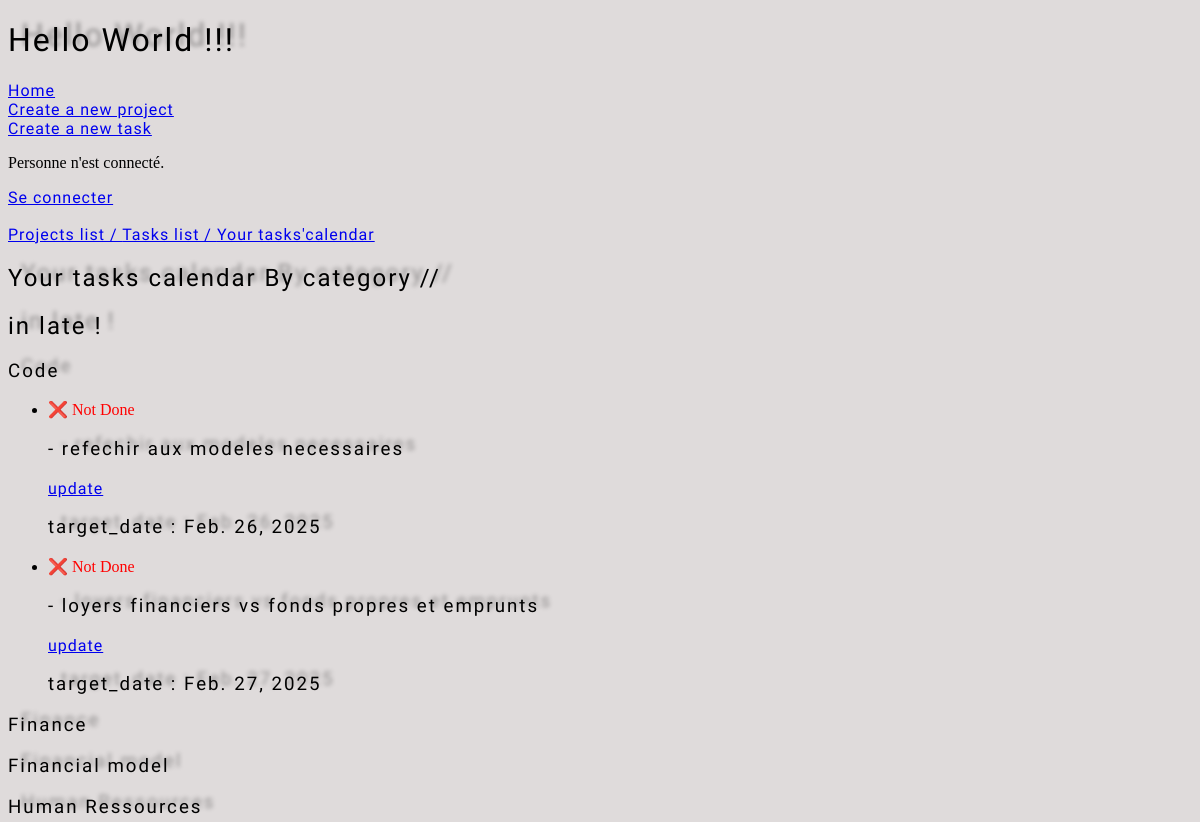
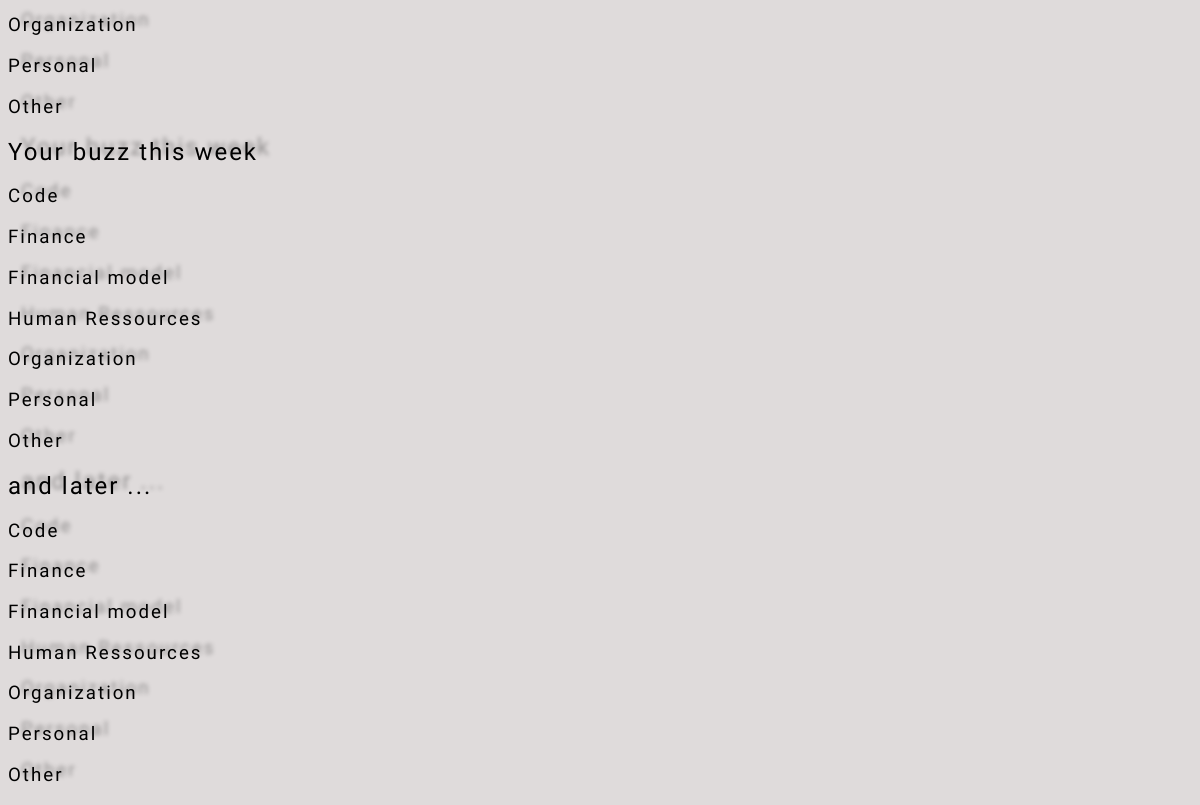
The page /todo/task_calendar_list/ on the database as committed earlier (2 pictures, top to bottom).
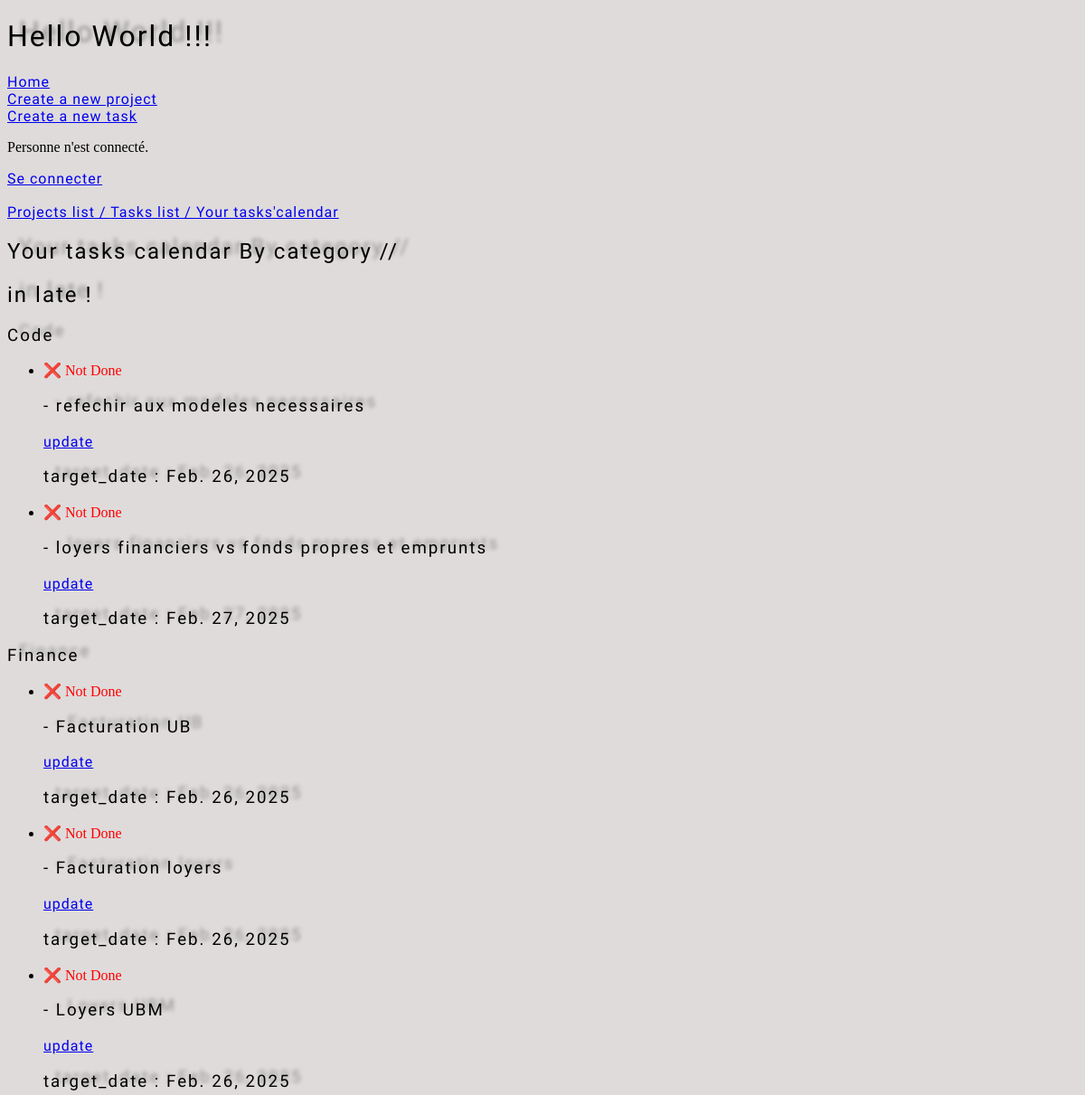
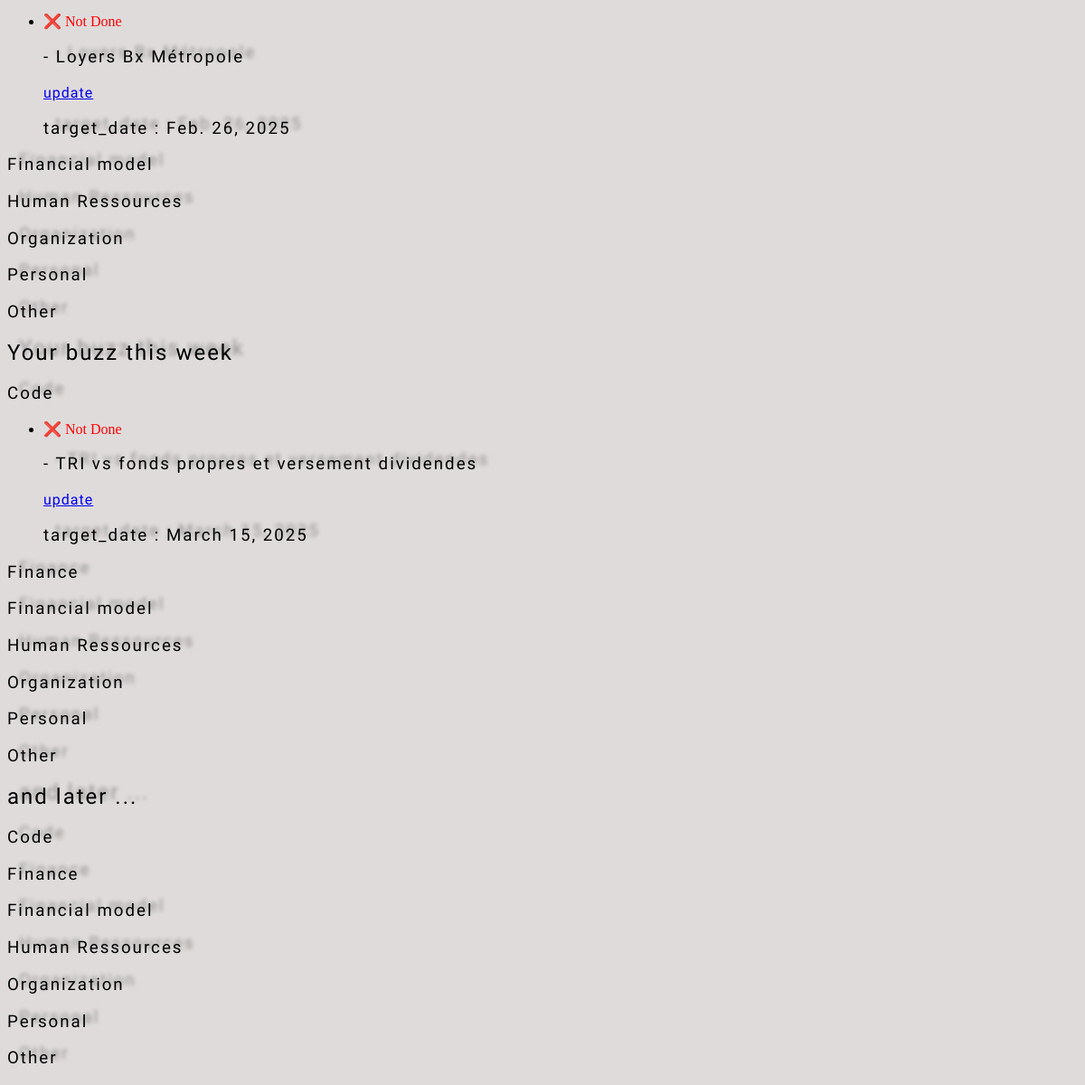
The same page on the database as committed later (2 pictures, top to bottom).
### todolist/models.py (models this page shows, shortened)
class Category(models.Model):
  name=models.CharField(max_length=100, unique=True)
  slug=models.SlugField(max_length=100, unique=True, blank=True)
  def __str__(self):
    return f'{self.name} ({self.pk})'

class Task(models.Model):
  category=models.ForeignKey(Category, on_delete=models.CASCADE, related_name="tasks", null=True, blank=True)
  project=models.ForeignKey(Project, on_delete=models.CASCADE, related_name="projects", null=True, blank=True)
  name=models.CharField(max_length=220, unique=True)
  slug=models.SlugField(max_length=220, unique=True, blank=True)
  target_date_task = models.DateField(default=default_target_date)
  done= models.BooleanField(default=False)
  creation_date=models.DateField(default=date.today)
  historic_target_date_task = models.JSONField(default=list, blank=True)
  def __str__(self):
    return f'{self.name} [{self.category}/{self.project}] ({self.pk})'

### todolist/views.py (the view)
# urls.py: path('task_calendar_list/', TaskCalendarView.as_view(), name='task_calendar_list'),
class TaskCalendarView(ListView):
  model= Task
  template_name= 'todolist/task_calendar_form.html'
  fields= ['name', 'target_date_task', 'done']
  def get_context_data(self, *args, **kwargs):
    context= super().get_context_data(*args, **kwargs)
    categories=Category.objects.all()
    context['categories']=categories
    category_late_tasks = {category: Task.objects.filter(category=category, done= False, target_date_task__lt=today).order_by('target_date_task') for category in categories}
    print("category_late_tasks :")
    print(category_late_tasks)
    context['category_late_tasks'] = category_late_tasks
    category_week_tasks = {category: Task.objects.filter(category=category, done= False, target_date_task__gte=today, target_date_task__lt=end_of_week).order_by('target_date_task') for category in categories}
    print("category_week_tasks :")
    print(category_week_tasks)
    context['category_week_tasks'] = category_week_tasks
    category_future_tasks = {category: Task.objects.filter(category=category, done= False, target_date_task__gte=end_of_week).order_by('target_date_task') for category in categories}
    print("category_future_tasks :")
    print(category_future_tasks)
    context['category_future_tasks'] = category_future_tasks
    return context

### todolist/models.py (called while the page is built)
  def __str__(self):
    return f'{self.name} ({self.pk})'

### todolist/templates/todolist/task_calendar_form.html (shortened to what this page needs)
<!DOCTYPE html>
<html lang="en">
  {% extends 'base.html' %} {% load static %}
    {% block content %}
    <h2>Your tasks calendar By category //</h2>
    <h2>in late !</h2>
    {% for category, tasks in category_late_tasks.items %}
    <h3>{{category.name}}</h3>
    <ul>
      {% for task in tasks %}
      <li>
        <td>
          {% if task.done %}
          <span class="done">✔️ Done</span>
          <h3>- {{ task.name }}</h3>
          {% else %}
          <span class="not-done">❌ Not Done</span>
          <h3>- {{ task.name }}</h3>
          <a href="{% url 'todolist:task_update' task.slug %}">update</a>
          {% endif %}
        </td>
        <h3>target_date : {{ task.target_date_task }}</h3>
      </li>
      {% endfor %}
    </ul>
    {% endfor %}
    <h2>Your buzz this week</h2>
    {% for category, tasks in category_week_tasks.items %}
    <h3>{{category.name}}</h3>
    <ul>
      {% for task in tasks %}
      <li>
        <td>
          {% if task.done %}
          <span class="done">✔️ Done</span>
          <h3>- {{ task.name }}</h3>
          {% else %}
          <span class="not-done">❌ Not Done</span>
          <h3>- {{ task.name }}</h3>
          <a href="{% url 'todolist:task_update' task.slug %}">update</a>
          {% endif %}
        </td>
        <h3>target_date : {{ task.target_date_task }}</h3>
      </li>
      {% endfor %}
    </ul>
    {% endfor %}
    <h2>and later ...</h2>
    {% for category, tasks in category_future_tasks.items %}
    <h3>{{category.name}}</h3>
    {% endfor %} {% endblock content %}

Rows that differ between the two databases and show on the page:
added Task: name "Facturation UB", target_date_task "Feb. 26, 2025", shown under Category "Finance"
added Task: name "Facturation loyers", target_date_task "Feb. 26, 2025", shown under Category "Finance"
added Task: name "Loyers UBM", target_date_task "Feb. 26, 2025", shown under Category "Finance"
added Task: name "Loyers Bx Métropole", target_date_task "Feb. 26, 2025", shown under Category "Finance"
added Task: name "TRI vs fonds propres et versement dividendes", target_date_task "March 15, 2025", shown under Category "Code"
